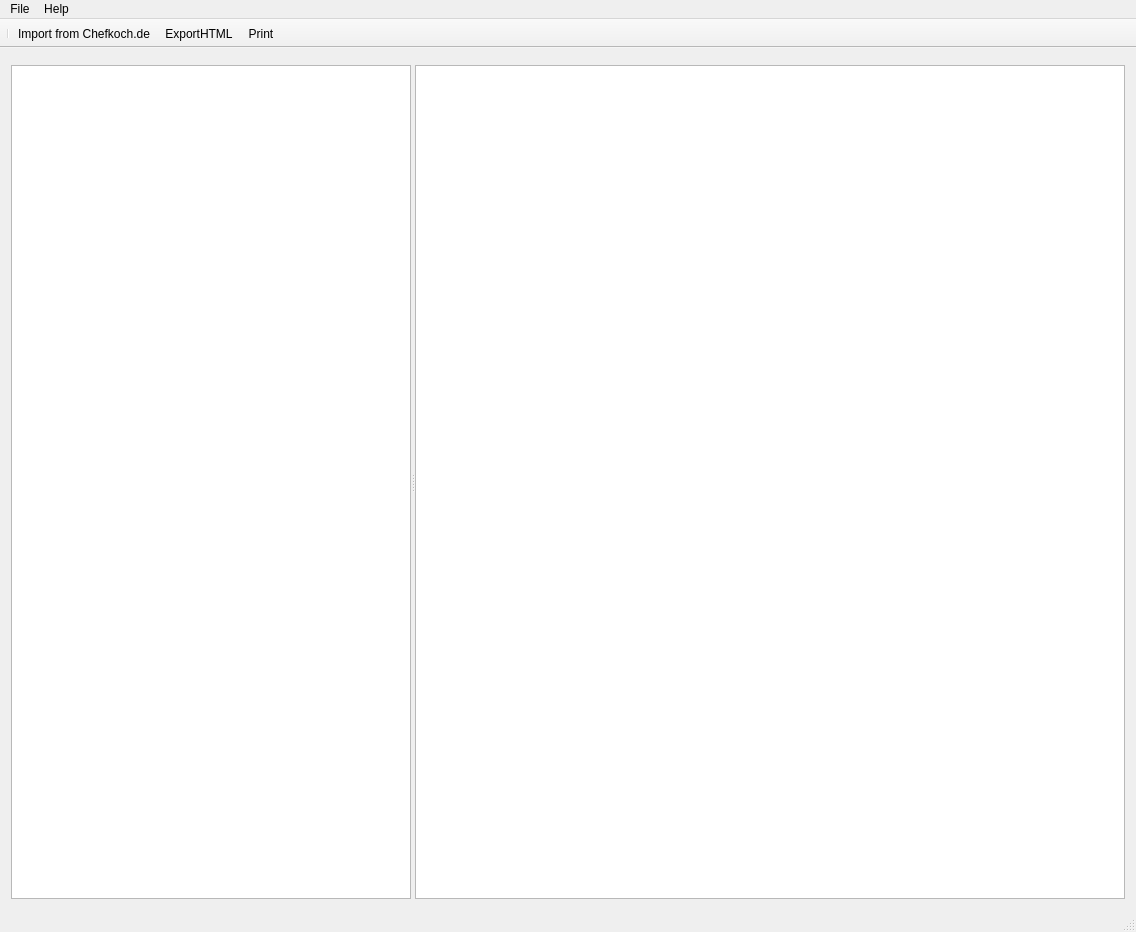
<?xml version="1.0" encoding="UTF-8"?>
<ui version="4.0">
 <class>MainWindow</class>
 <widget class="QMainWindow" name="MainWindow">
  <property name="geometry">
   <rect>
    <x>0</x>
    <y>0</y>
    <width>1136</width>
    <height>932</height>
   </rect>
  </property>
  <property name="sizePolicy">
   <sizepolicy hsizetype="Preferred" vsizetype="Preferred">
    <horstretch>0</horstretch>
    <verstretch>0</verstretch>
   </sizepolicy>
  </property>
  <property name="minimumSize">
   <size>
    <width>300</width>
    <height>300</height>
   </size>
  </property>
  <property name="windowTitle">
   <string/>
  </property>
  <property name="windowIcon">
   <iconset resource="resources.qrc">
    <normaloff>:/Resources/Icon.png</normaloff>:/Resources/Icon.png</iconset>
  </property>
  <widget class="QWidget" name="centralWidget">
   <layout class="QVBoxLayout" name="verticalLayout">
    <item>
     <widget class="SearchPanel" name="search_panel" native="true"/>
    </item>
    <item>
     <widget class="QSplitter" name="splitter">
      <property name="sizePolicy">
       <sizepolicy hsizetype="Expanding" vsizetype="Expanding">
        <horstretch>0</horstretch>
        <verstretch>0</verstretch>
       </sizepolicy>
      </property>
      <property name="orientation">
       <enum>Qt::Horizontal</enum>
      </property>
      <widget class="QTreeWidget" name="recipe_selector">
       <property name="maximumSize">
        <size>
         <width>400</width>
         <height>16777215</height>
        </size>
       </property>
       <property name="columnCount">
        <number>1</number>
       </property>
       <attribute name="headerVisible">
        <bool>false</bool>
       </attribute>
       <column>
        <property name="text">
         <string notr="true">1</string>
        </property>
       </column>
      </widget>
      <widget class="QTextBrowser" name="browser">
       <property name="openLinks">
        <bool>false</bool>
       </property>
      </widget>
     </widget>
    </item>
   </layout>
  </widget>
  <widget class="QStatusBar" name="statusBar"/>
  <widget class="QMenuBar" name="menuBar">
   <property name="geometry">
    <rect>
     <x>0</x>
     <y>0</y>
     <width>1136</width>
     <height>21</height>
    </rect>
   </property>
   <widget class="QMenu" name="menuFile">
    <property name="title">
     <string>File</string>
    </property>
    <addaction name="actionOpen"/>
    <addaction name="actionEditTypes"/>
    <addaction name="actionEditUnits"/>
    <addaction name="separator"/>
    <addaction name="actionExit"/>
   </widget>
   <widget class="QMenu" name="menuHelp">
    <property name="title">
     <string>Help</string>
    </property>
    <addaction name="actionAbout"/>
   </widget>
   <addaction name="menuFile"/>
   <addaction name="menuHelp"/>
  </widget>
  <widget class="QToolBar" name="toolBar">
   <property name="windowTitle">
    <string>toolBar</string>
   </property>
   <property name="movable">
    <bool>false</bool>
   </property>
   <property name="allowedAreas">
    <set>Qt::AllToolBarAreas</set>
   </property>
   <property name="iconSize">
    <size>
     <width>16</width>
     <height>16</height>
    </size>
   </property>
   <property name="toolButtonStyle">
    <enum>Qt::ToolButtonFollowStyle</enum>
   </property>
   <property name="floatable">
    <bool>false</bool>
   </property>
   <attribute name="toolBarArea">
    <enum>TopToolBarArea</enum>
   </attribute>
   <attribute name="toolBarBreak">
    <bool>false</bool>
   </attribute>
   <addaction name="separator"/>
   <addaction name="actionImportChefkoch"/>
   <addaction name="actionExportHTML"/>
   <addaction name="actionPrint"/>
  </widget>
  <action name="actionExit">
   <property name="text">
    <string>Exit</string>
   </property>
  </action>
  <action name="actionAbout">
   <property name="text">
    <string>About</string>
   </property>
  </action>
  <action name="actionOpen">
   <property name="text">
    <string>Open</string>
   </property>
   <property name="toolTip">
    <string>Open recipe collection.</string>
   </property>
   <property name="shortcut">
    <string>Ctrl+O</string>
   </property>
  </action>
  <action name="actionEditTypes">
   <property name="text">
    <string>Edit recipe types</string>
   </property>
  </action>
  <action name="actionEditUnits">
   <property name="text">
    <string>Edit units</string>
   </property>
  </action>
  <action name="actionExportHTML">
   <property name="icon">
    <iconset resource="resources.qrc">
     <normaloff>:/Resources/Export_HTML.png</normaloff>:/Resources/Export_HTML.png</iconset>
   </property>
   <property name="text">
    <string>ExportHTML</string>
   </property>
   <property name="toolTip">
    <string>Export all recipes to a HTML page.</string>
   </property>
  </action>
  <action name="actionPrint">
   <property name="icon">
    <iconset resource="resources.qrc">
     <normaloff>:/Resources/Print.png</normaloff>:/Resources/Print.png</iconset>
   </property>
   <property name="text">
    <string>Print</string>
   </property>
   <property name="toolTip">
    <string>Print current recipe.</string>
   </property>
   <property name="shortcut">
    <string>Ctrl+P</string>
   </property>
  </action>
  <action name="actionImportChefkoch">
   <property name="icon">
    <iconset resource="resources.qrc">
     <normaloff>:/Resources/ImportChefkock.png</normaloff>:/Resources/ImportChefkock.png</iconset>
   </property>
   <property name="text">
    <string>Import from Chefkoch.de</string>
   </property>
  </action>
 </widget>
 <layoutdefault spacing="6" margin="11"/>
 <customwidgets>
  <customwidget>
   <class>SearchPanel</class>
   <extends>QWidget</extends>
   <header location="global">SearchPanel.h</header>
   <container>1</container>
  </customwidget>
 </customwidgets>
 <resources>
  <include location="resources.qrc"/>
 </resources>
 <connections>
  <connection>
   <sender>actionExit</sender>
   <signal>triggered()</signal>
   <receiver>MainWindow</receiver>
   <slot>close()</slot>
   <hints>
    <hint type="sourcelabel">
     <x>-1</x>
     <y>-1</y>
    </hint>
    <hint type="destinationlabel">
     <x>338</x>
     <y>299</y>
    </hint>
   </hints>
  </connection>
 </connections>
</ui>
